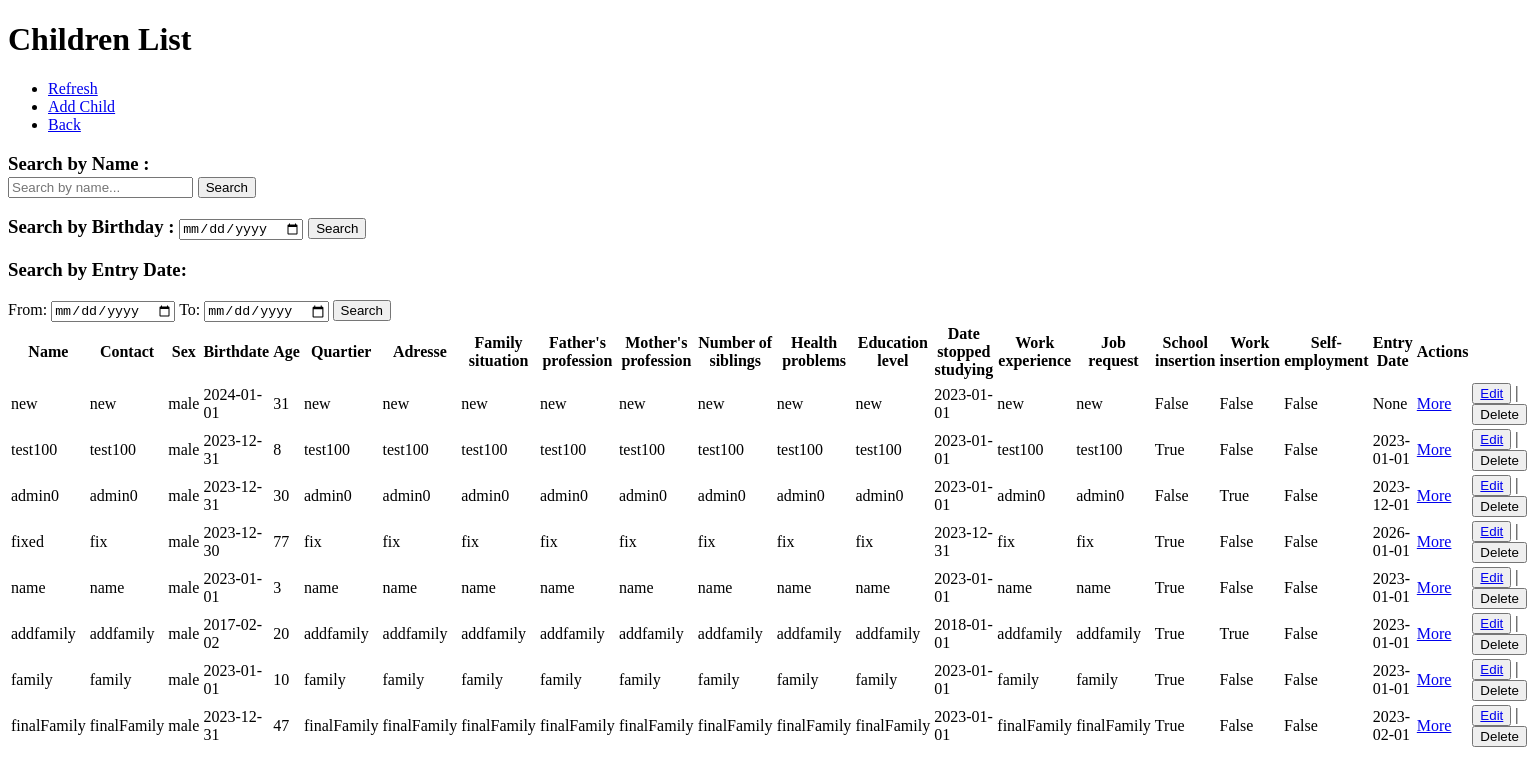
Page /view_children (signed in) on the earlier database version.
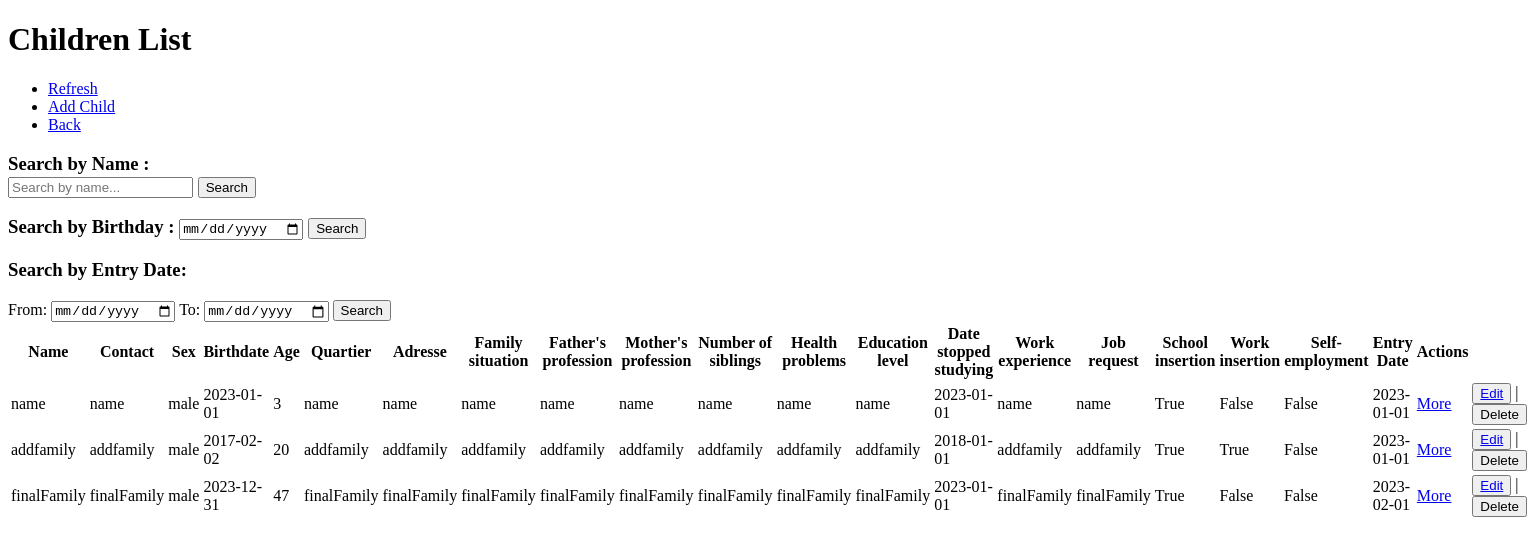
Same page on the later database version.
### app.py (models this page shows)
class Children(db.Model, UserMixin):
    id = db.Column(db.Integer, primary_key=True)
    name = db.Column(db.String(100), nullable=False)
    contact = db.Column(db.String(20), nullable=True)
    sex = db.Column(db.String(10), nullable=False)
    Date_naissance = db.Column(db.Date, nullable=False)
    age = db.Column(db.Integer, nullable=False)
    Quartier = db.Column(db.String(100), nullable=False)
    Adresse = db.Column(db.String(100), nullable=False)
    situation_familliale = db.Column(db.String(100), nullable=True)
    Fonction_pere = db.Column(db.String(100), nullable=True)
    Fonction_mere = db.Column(db.String(100), nullable=True)
    Fraterie = db.Column(db.String(100), nullable=True)
    Problemes_sante = db.Column(db.String(100), nullable=True)
    Niveau_scolaire = db.Column(db.String(100), nullable=True)
    date_arret_etudes = db.Column(db.Date, nullable=True)
    Experience_professionnelle = db.Column(db.String(100), nullable=True)
    Demande = db.Column(db.String(100), nullable=True)
    Insertion_scolaire = db.Column(db.Boolean, default=False, nullable=True)
    Insertion_salariale = db.Column(db.Boolean, default=False, nullable=True)
    Auto_emploi = db.Column(db.Boolean, default=False, nullable=True)
    Entry_date = db.Column(db.Date, nullable=False)
    parent_id = db.Column(db.Integer, db.ForeignKey('user.id'))

### app.py (the view)
@app.route('/view_children')
@login_required
def view_children():
    search_query = request.args.get('q', '')
    birthdate_query = request.args.get('birthdate', '')
    entry_from_query = request.args.get('entry_from', '')
    entry_to_query = request.args.get('entry_to', '')
    children_query = Children.query
    if search_query:
        children_query = children_query.filter(Children.name.ilike(f'%{search_query}%'))
    if birthdate_query:
        birthdate = datetime.strptime(birthdate_query, '%Y-%m-%d').date()
        children_query = children_query.filter(Children.Date_naissance == birthdate)
    if entry_from_query and entry_to_query:
        entry_from_date = datetime.strptime(entry_from_query, '%Y-%m-%d').date()
        entry_to_date = datetime.strptime(entry_to_query, '%Y-%m-%d').date()
        children_query = children_query.filter(Children.Entry_date.between(entry_from_date, entry_to_date))
    children = children_query.all()
    return render_template('view_children.html', children=children, search_query=search_query, birthdate_query=birthdate_query, entry_from_query=entry_from_query, entry_to_query=entry_to_query)

### app.py (called while the page is built)
@login_manager.user_loader
def load_user(id):
    with app.app_context():
        return User.query.get(int(id))

### templates/view_children.html (shortened to what this page needs)
<!DOCTYPE html>
<html>
<head>
</head>
<body>
  <h1>Children List</h1>
  <ul>
    <li><a href="{{ url_for('view_children') }}" class="btn btn-default">Refresh</a></li>
    <li><a href="{{url_for('add_child')}}">Add Child</a></li>
    <li><a href="{{ url_for('dashboard') }}">Back</a></li>
  </ul>
  <h3> Search by Name : <form method="GET" action="{{ url_for('view_children') }}">
    <input type="text" name="q" value="{{ search_query }}" placeholder="Search by name...">
  <button type="submit">Search</button></h3>
  <h3> Search by Birthday : <form method="GET" action="{{ url_for('view_children') }}">
    <input type="date" name="birthdate" value="{{ search_query }}" placeholder="Search by date...">
  <button type="submit">Search</button></h3>
  <h3> Search by Entry Date: </h3>
  <form method="GET" action="{{ url_for('view_children') }}">
    <label for="entry_from">From:</label>
    <input type="date" id="entry_from" name="entry_from" value="{{ entry_from_query }}" placeholder="Enter start date...">
    <label for="entry_to">To:</label>
    <input type="date" id="entry_to" name="entry_to" value="{{ entry_to_query }}" placeholder="Enter end date...">
    <button type="submit">Search</button>
  </form>
  <table>
    <thead>
      <tr>
        <th>Name</th>
        <th>Contact</th>
        <th>Sex</th>
        <th>Birthdate</th>
        <th>Age</th>
        <th>Quartier</th>
        <th>Adresse</th>
        <th>Family situation</th>
        <th>Father's profession</th>
        <th>Mother's profession</th>
        <th>Number of siblings</th>
        <th>Health problems</th>
        <th>Education level</th>
        <th>Date stopped studying</th>
        <th>Work experience</th>
        <th>Job request</th>
        <th>School insertion</th>
        <th>Work insertion</th>
        <th>Self-employment</th>
        <th>Entry Date</th>
        <th>Actions</th>
      </tr>
    </thead>
    <tbody>
      {% for child in children %}
      <tr>
        <td>{{ child.name }}</td>
        <td>{{ child.contact }}</td>
        <td>{{ child.sex }}</td>
        <td>{{ child.Date_naissance }}</td>
        <td>{{ child.age }}</td>
        <td>{{ child.Quartier }}</td>
        <td>{{ child.Adresse }}</td>
        <td>{{ child.situation_familliale }}</td>
        <td>{{ child.Fonction_pere }}</td>
        <td>{{ child.Fonction_mere }}</td>
        <td>{{ child.Fraterie }}</td>
        <td>{{ child.Problemes_sante }}</td>
        <td>{{ child.Niveau_scolaire }}</td>
        <td>{{ child.date_arret_etudes }}</td>
        <td>{{ child.Experience_professionnelle }}</td>
        <td>{{ child.Demande }}</td>
        <td>{{ child.Insertion_scolaire }}</td>
        <td>{{ child.Insertion_salariale }}</td>
        <td>{{ child.Auto_emploi }}</td>
        <td>{{ child.Entry_date }}</td>
        <td><a href="{{ url_for('view_family', child_id=child.id) }}" class="btn btn-default">More</a></td>
        <td><button type="submit" class="btn btn-edit"><a href="{{ url_for('edit_child', id=child.id) }}">Edit</a></button> |
          <form method="post" action="{{ url_for('delete_child', id=child.id) }}">
            <button type="submit" class="btn btn-danger">Delete</button>
          </form>
        </td>
      </tr>
      {% endfor %}
    </tbody>
  </table>
</body>
</html>

Differences in the rows shown:
removed Children: name "new", contact "new", sex "male", Date_naissance "2024-01-01", age "31", Quartier "new", Adresse "new", situation_familliale "new", Fonction_pere "new", Fonction_mere "new", Fraterie "new", Problemes_sante "new", Niveau_scolaire "new", date_arret_etudes "2023-01-01", Experience_professionnelle "new", Demande "new", Insertion_scolaire "False", Insertion_salariale "False", Auto_emploi "False", Entry_date "None"
removed Children: name "test100", contact "test100", sex "male", Date_naissance "2023-12-31", age "8", Quartier "test100", Adresse "test100", situation_familliale "test100", Fonction_pere "test100", Fonction_mere "test100", Fraterie "test100", Problemes_sante "test100", Niveau_scolaire "test100", date_arret_etudes "2023-01-01", Experience_professionnelle "test100", Demande "test100", Insertion_scolaire "True", Insertion_salariale "False", Auto_emploi "False", Entry_date "2023-01-01"
removed Children: name "admin0", contact "admin0", sex "male", Date_naissance "2023-12-31", age "30", Quartier "admin0", Adresse "admin0", situation_familliale "admin0", Fonction_pere "admin0", Fonction_mere "admin0", Fraterie "admin0", Problemes_sante "admin0", Niveau_scolaire "admin0", date_arret_etudes "2023-01-01", Experience_professionnelle "admin0", Demande "admin0", Insertion_scolaire "False", Insertion_salariale "True", Auto_emploi "False", Entry_date "2023-12-01"
removed Children: name "fixed", contact "fix", sex "male", Date_naissance "2023-12-30", age "77", Quartier "fix", Adresse "fix", situation_familliale "fix", Fonction_pere "fix", Fonction_mere "fix", Fraterie "fix", Problemes_sante "fix", Niveau_scolaire "fix", date_arret_etudes "2023-12-31", Experience_professionnelle "fix", Demande "fix", Insertion_scolaire "True", Insertion_salariale "False", Auto_emploi "False", Entry_date "2026-01-01"
removed Children: name "family", contact "family", sex "male", Date_naissance "2023-01-01", age "10", Quartier "family", Adresse "family", situation_familliale "family", Fonction_pere "family", Fonction_mere "family", Fraterie "family", Problemes_sante "family", Niveau_scolaire "family", date_arret_etudes "2023-01-01", Experience_professionnelle "family", Demande "family", Insertion_scolaire "True", Insertion_salariale "False", Auto_emploi "False", Entry_date "2023-01-01"
